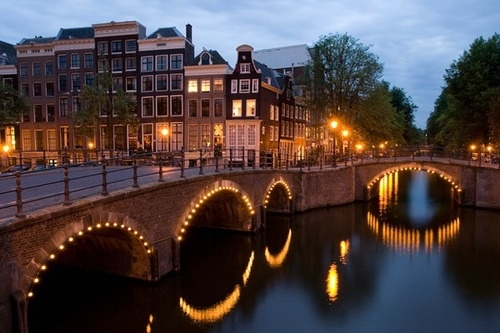
#> input picture imagens/ponte.jpg, 500 x 333 px
$ python ef_rotate_180.py imagens/ponte.jpg out.png
#> lines starting #> are read from the running program, lines starting #| are printed output that depends on the picture
import sys
from PIL import Image, ImageFilter

if __name__ == "__main__":
    print(f'Quantos argumentos: {len(sys.argv)}')
    for i, arg in enumerate(sys.argv):
        print(f"Argumento {i}: {arg}")

imagemOriginal = Image.open(sys.argv[1])
#> imagemOriginal is the input picture: PIL image 500x333 RGB; mean R, G, B 79.6, 67.1, 68.1
imagemRotate = imagemOriginal.transpose(Image.ROTATE_180)
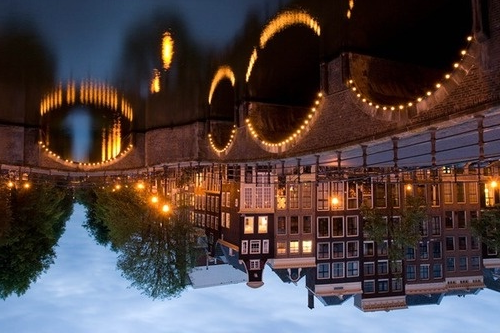
#> imagemRotate: PIL image 500x333 RGB; mean R, G, B 79.6, 67.1, 68.1
imagemRotate.save(sys.argv[2])
